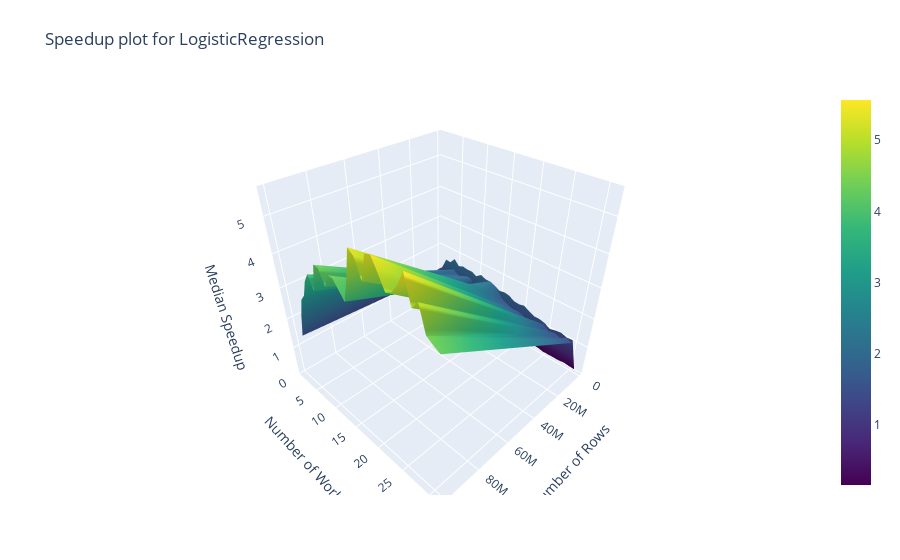

Notebook cell for this chart:
### Markdown cell above
## Time Analysis

### Code cell
create_median_plot(df, "LogisticRegression", variable_name="speedup")

### Figure 1 — Plotly figure (JSON) as saved in the notebook; plotly's stock layout.template omitted (floating-point values rounded to 4 significant figures)
{"data": [{"colorscale": [[0, "#440154"], [0.1111, "#482878"], [0.2222, "#3e4989"], [0.3333, "#31688e"], [0.4444, "#26828e"], [0.5556, "#1f9e89"], [0.6667, "#35b779"], [0.7778, "#6ece58"], [0.8889, "#b5de2b"], [1, "#fde725"]], "hovertemplate": "<b>Median Speedup:</b> %{z:.3f}<br><b>Num Rows:</b> %{x}<br><b>Num Workers:</b> %{y}<br><extra></extra>", "type": "surface", "x": [1000000, 9500000, 10000000, 100000000], "y": [1, 2, 3, 4, 5, 6, 7, 8, 9, 10, 11, 12, 13, 14, 15, 16, 17, 18, 19, 20, 21, 22, 23, 24, 25, 26, 27, 28, 29, 30, 31], "z": [[0.2448, 0.9036, 0.8133, NaN], [0.2892, 1.207, 1.189, 1.531], [0.3503, 1.5, 1.487, 2.331], [0.4325, 1.649, 1.551, 2.91], [0.3625, 2.012, 1.618, 3.127], [0.4567, 1.995, 1.657, 3.63], [0.3309, 2.186, 1.818, 3.908], [0.4304, 2.014, 1.693, 3.53], [0.3302, 2.076, 1.711, 4.328], [0.3186, 2.047, 1.821, 4.326], [0.4041, 2.057, 1.809, 3.91], [0.3565, 1.975, 1.399, 4.306], [0.2599, 2.107, 1.784, 4.31], [0.3086, 2.036, 1.844, 4.1], [0.3246, 2.041, 2.068, 3.881], [0.2176, 1.979, 2.007, 4.524], [0.2383, 1.888, 1.838, 5.361], [0.1832, 1.923, 1.662, 5.24], [0.2255, 1.896, 1.592, 4.751], [0.1529, 1.795, 1.539, 5.447], [0.2124, 1.782, 1.553, 5.507], [0.1718, 1.821, 1.515, 5.192], [0.1924, 1.725, 1.39, 4.839], [0.1859, 1.652, 1.523, 4.936], [0.1532, 1.651, 1.552, 5.176], [0.1568, 1.61, 1.57, 5.565], [0.1639, 1.51, 1.44, 4.869], [0.1613, 1.56, 1.489, 5.092], [0.1901, 1.584, 1.43, 4.455], [0.1732, 1.528, 1.519, 4.34], [0.1676, 1.546, 1.467, 4.246]]}], "layout": {"autosize": true, "margin": {"b": 65, "l": 65, "r": 50, "t": 90}, "scene": {"xaxis": {"title": {"text": "Number of Rows"}}, "yaxis": {"title": {"text": "Number of Workers"}}, "zaxis": {"title": {"text": "Median Speedup"}}}, "title": {"text": "Speedup plot for LogisticRegression"}}}
